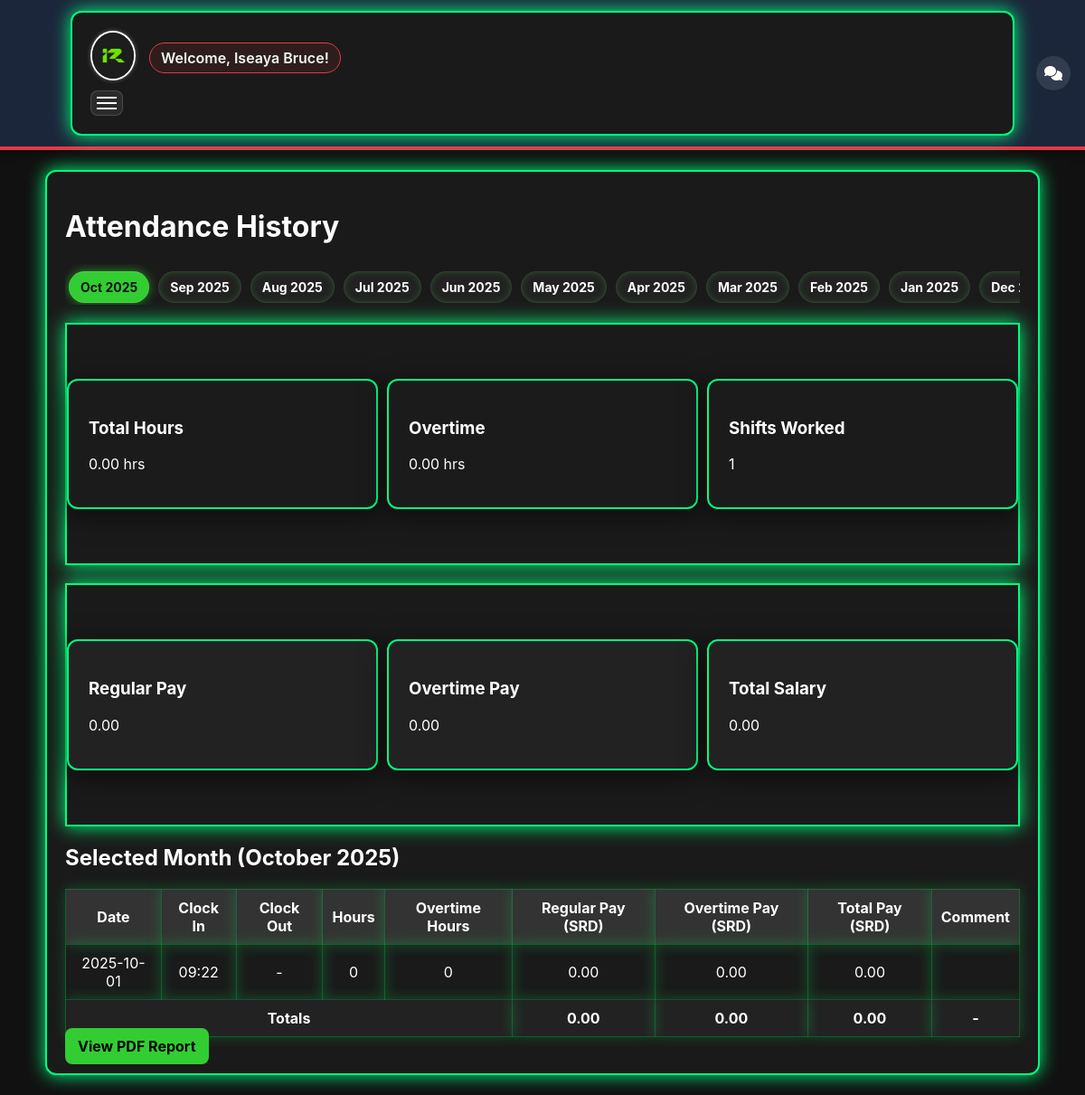
The app's page /employee/attendance.php (signed in), older data.
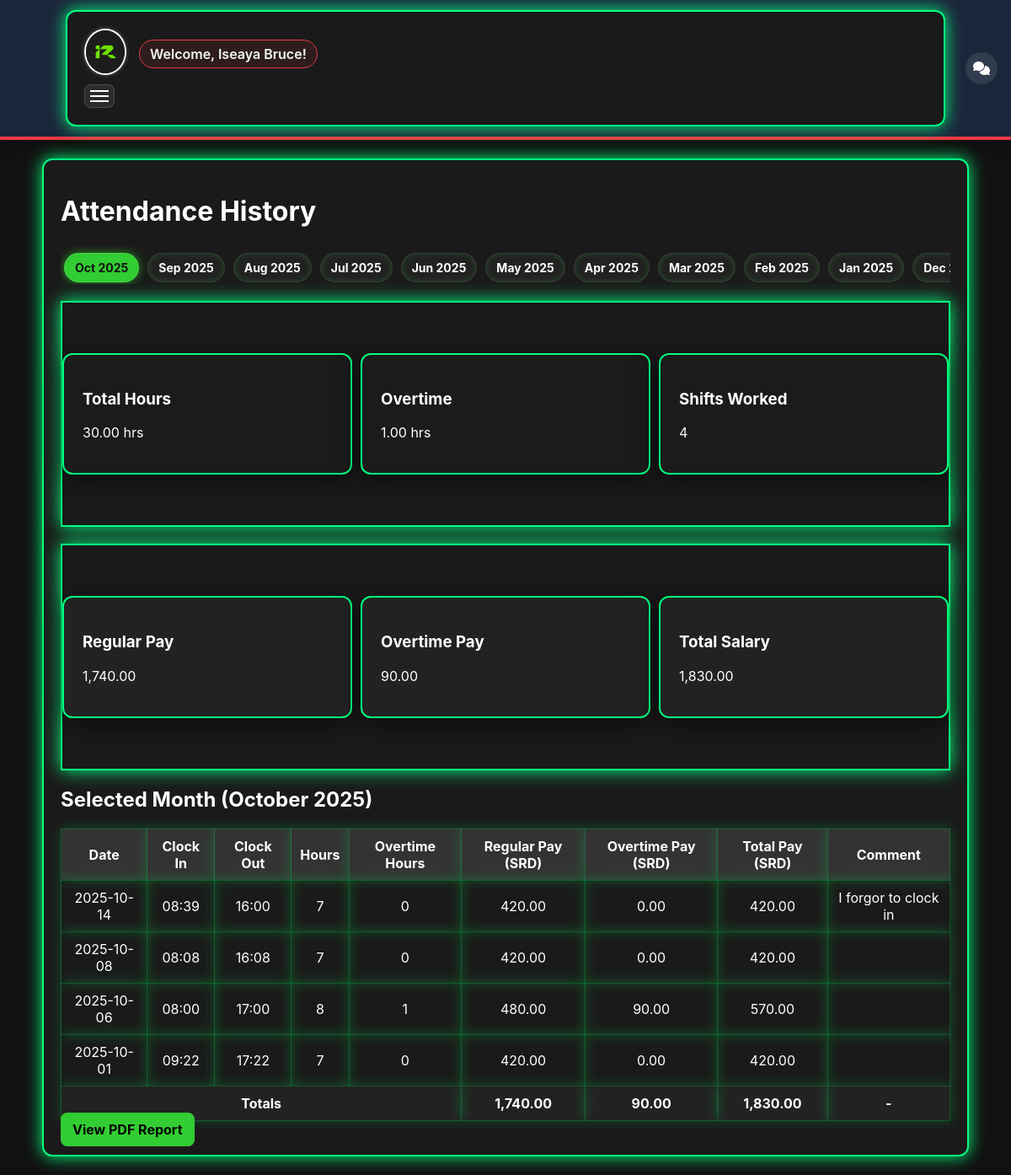
The same page, newer data.
### tables this page shows
CREATE TABLE `employees` (
  `id` int(11) NOT NULL,
  `fullname` varchar(100) NOT NULL,
  `phone` varchar(20) DEFAULT NULL,
  `password` varchar(255) NOT NULL,
  `role` varchar(50) DEFAULT NULL,
  `hourly_pay` decimal(10,2) DEFAULT 0.00,
  `monthly_pay` decimal(10,2) DEFAULT 0.00,
  `expected_clockin` time DEFAULT NULL,
  `expected_clockout` time DEFAULT NULL,
  `profile_pic` varchar(255) DEFAULT 'default.png',
  `created_at` timestamp NOT NULL DEFAULT current_timestamp(),
  `category` varchar(50) DEFAULT NULL,
  `place_of_work` enum('office','remote') DEFAULT 'office',
  `shift` enum('shift_1','shift_2') DEFAULT 'shift_1',
  `position` varchar(100) DEFAULT NULL,
  `overtime_applicable` tinyint(1) DEFAULT 0,
  `status` enum('pending','active','disabled') NOT NULL DEFAULT 'pending',
  `late_fee_applicable` tinyint(1) DEFAULT 1,
  `paid_day` tinyint(3) UNSIGNED DEFAULT NULL
);

CREATE TABLE `attendance` (
  `id` int(11) NOT NULL,
  `employee_id` int(11) DEFAULT NULL,
  `comment` text DEFAULT NULL,
  `clockin_time` datetime DEFAULT NULL,
  `clockout_time` datetime DEFAULT NULL,
  `overtime_hours` decimal(5,2) DEFAULT 0.00,
  `work_date` date NOT NULL DEFAULT curdate()
);

### employee/attendance.php (the view, shortened to what the changed rows need)
<?php
require_once __DIR__ . '/../includes/config.php';
$user = $_SESSION['user'];
$employee_id = $_SESSION['employee_id'] ?? $user['id'];
if ($employee_id) {
    $stmt = $pdo->prepare("SELECT fullname, hourly_pay, overtime_applicable, expected_clockin, expected_clockout FROM employees WHERE id = ?");
    $stmt->execute([$employee_id]);
    $employee = $stmt->fetch(PDO::FETCH_ASSOC);
}
$selMonth = isset($_GET['month']) ? max(1, min(12, (int)$_GET['month'])) : (int)date('m');
$selYear  = isset($_GET['year'])  ? (int)$_GET['year'] : (int)date('Y');
$baseTs = strtotime(sprintf('%04d-%02d-01', $selYear, $selMonth));
$monthStart = date('Y-m-01', $baseTs);
$monthEnd   = date('Y-m-t', $baseTs);
$recStmt = $pdo->prepare("
    SELECT *,
           TIMESTAMPDIFF(MINUTE, clockin_time, clockout_time) AS minutes_worked
    FROM attendance
    WHERE employee_id = ?
      AND work_date BETWEEN ? AND ?
    ORDER BY work_date DESC
");
$recStmt->execute([$employee_id, $monthStart, $monthEnd]);
$records = $recStmt->fetchAll(PDO::FETCH_ASSOC);
$expectedHours = 8.0;
if (!empty($employee['expected_clockin']) && !empty($employee['expected_clockout'])) {
    $t1 = strtotime($employee['expected_clockin']);
    $t2 = strtotime($employee['expected_clockout']);
    if ($t2 > $t1) {
        $expectedHours = ($t2 - $t1) / 3600;
    } else {
        $expectedHours = (($t2 + 24*3600) - $t1) / 3600;
    }
}
$totalHours = 0;
$totalRegularPaidHours = 0;
$totalOvertime = 0;
$otApplicable = (int)($employee['overtime_applicable'] ?? 0);
foreach ($records as $r) {
    if ($r['clockin_time'] && $r['clockout_time']) {
        $hours = floor((strtotime($r['clockout_time']) - strtotime($r['clockin_time'])) / 3600);
        $totalHours += $hours;
        if ($otApplicable) {
            $regularPaid = min($expectedHours, $hours);
            $overtime = max(0, $hours - $expectedHours);
        } else {
            $regularPaid = $hours;
            $overtime = 0;
        }
        $totalRegularPaidHours += $regularPaid;
        $totalOvertime += $overtime;
    }
}
$hourly = (float)($employee['hourly_pay'] ?? 0);
$ot_applicable = (int)($employee['overtime_applicable'] ?? 0);
$regularPayTotal = $totalRegularPaidHours * $hourly;
$overtimePayTotal = $ot_applicable ? $totalOvertime * $hourly * 1.5 : 0;
$totalPayTotal = $regularPayTotal + $overtimePayTotal;
?>
<!doctype html>
<html>
<head>
    <link rel="stylesheet" href="/assets/css/style.css">
</head>
<body class="dashboard employee">
<?php include '../includes/header.php'; ?>
<main class="container">
    <h1>Attendance History</h1>
    <div class="month-scroll">
    <?php
        $selectedKey = date('Y-m', $baseTs);
        $curTs = strtotime(date('Y-m-01'));
        for ($i = 0; $i < 24; $i++) {
            $ts = strtotime("-{$i} month", $curTs);
            $m = (int)date('m', $ts);
            $y = (int)date('Y', $ts);
            $key = date('Y-m', $ts);
            $label = date('M Y', $ts);
            $active = ($key === $selectedKey) ? ' active' : '';
            echo '<a class="month-chip' . $active . '" href="?month=' . $m . '&year=' . $y . '">' . $label . '</a>';
        }
    ?>
    </div>
    <div class="summary-cards">
        <div class="card">
            <h3>Total Hours</h3>
            <p><?=number_format($totalHours,2)?> hrs</p>
        </div>
        <div class="card">
            <h3>Overtime</h3>
            <p><?=number_format($totalOvertime,2)?> hrs</p>
        </div>
        <div class="card">
            <h3>Shifts Worked</h3>
            <p><?=count($records)?></p>
        </div>
    </div>
    <div class="salary-summary summary-cards">
        <div class="card">
            <h3>Regular Pay</h3>
            <p><?=number_format($regularPayTotal,2)?></p>
        </div>
        <div class="card">
            <h3>Overtime Pay</h3>
            <p><?=number_format($overtimePayTotal,2)?></p>
        </div>
        <div class="card">
            <h3>Total Salary</h3>
            <p><?=number_format($totalPayTotal,2)?></p>
        </div>
    </div>
    <section>
        <h2>Selected Month (<?=date('F Y', $baseTs)?>)</h2>
        <div class="table-wrapper">
            <table>
                <tr>
                    <th>Date</th>
                    <th>Clock In</th>
                    <th>Clock Out</th>
                    <th>Hours</th>
                    <th>Overtime Hours</th>
                    <th>Regular Pay (SRD)</th>
                    <th>Overtime Pay (SRD)</th>
                    <th>Total Pay (SRD)</th>
                    <th>Comment</th>
                </tr>
                <?php foreach ($records as $r):
                    $workedFloat = ($r['clockin_time'] && $r['clockout_time'])
                        ? floor((strtotime($r['clockout_time'])-strtotime($r['clockin_time']))/3600)
                        : 0;
                    if ($otApplicable) {
                        if ($workedFloat > $expectedHours) {
                            $overtime = floor($workedFloat - $expectedHours);
                        } else {
                            $overtime = 0;
                        }
                        $regularPaidHours = min($expectedHours, floor($workedFloat));
                    } else {
                        $overtime = 0;
                        $regularPaidHours = floor($workedFloat);
                    }
                    $hourly = (float)($employee['hourly_pay'] ?? 0);
                    $ot_applicable = (int)($employee['overtime_applicable'] ?? 0);
                    $regularPay = $regularPaidHours * $hourly;
                    $overtimePay = $ot_applicable ? $overtime * $hourly * 1.5 : 0;
                    $totalPay = $regularPay + $overtimePay;
                ?>
                    <tr>
                        <td><?=date("Y-m-d", strtotime($r['clockin_time']))?></td>
                        <td><?=date("H:i", strtotime($r['clockin_time']))?></td>
                        <td><?=$r['clockout_time'] ? date("H:i", strtotime($r['clockout_time'])) : "-" ?></td>
                        <td><?=$regularPaidHours?></td>
                        <td><?=$overtime?></td>
                        <td><?=number_format($regularPay,2)?></td>
                        <td><?=number_format($overtimePay,2)?></td>
                        <td><?=number_format($totalPay,2)?></td>
                        <td><?=htmlspecialchars($r['comment'])?></td>
                    </tr>
                <?php endforeach; ?>
                <tr style="font-weight:bold;background:#222;color:#fff;">
                    <td colspan="5">Totals</td>
                    <td><?=number_format($totalRegularPaidHours * $employee['hourly_pay'], 2)?></td>
                    <td><?= $employee['overtime_applicable'] ? number_format($totalOvertime * $employee['hourly_pay'] * 1.5, 2) : '0.00' ?></td>
                    <td><?=number_format($totalPayTotal, 2)?></td>
                    <td>-</td>
                </tr>
            </table>
        </div>
    </section>
</main>
</body>
</html>

Row changes from the older to the newer data that the page shows:
changed employees: hourly_pay "0.00" → "1,740.00"; overtimePayTotal "0.00" → "90.00"; totalPayTotal "0.00" → "1,830.00"; $totalRegularPaidHours*$employee['hourly_pay'] "0.00" → "1,740.00"; $totalOvertime*$employee['hourly_pay']*1.5 "0.00" → "90.00"
added attendance: clockin_time "2025-10-14", clockin_time "08:39", clockout_time "16:00", regularPaidHours "7", overtime "0", regularPay "420.00", overtimePay "0.00", totalPay "420.00", comment "I forgor to clock in"
added attendance: clockin_time "2025-10-08", clockin_time "08:08", clockout_time "16:08", regularPaidHours "7", overtime "0", regularPay "420.00", overtimePay "0.00", totalPay "420.00"
added attendance: clockin_time "2025-10-06", clockin_time "08:00", clockout_time "17:00", regularPaidHours "8", overtime "1", regularPay "480.00", overtimePay "90.00", totalPay "570.00"
changed attendance (number 4 of 4 on the later page): clockout_time (not shown) → "17:22"; regularPaidHours "0" → "7"; regularPay "0.00" → "420.00"; totalPay "0.00" → "420.00"; no longer shows "-"
Text that changed along with them:
$totalHours: "0.00" → "30.00"
$totalOvertime: "0.00" → "1.00"
count($records): "1" → "4"
